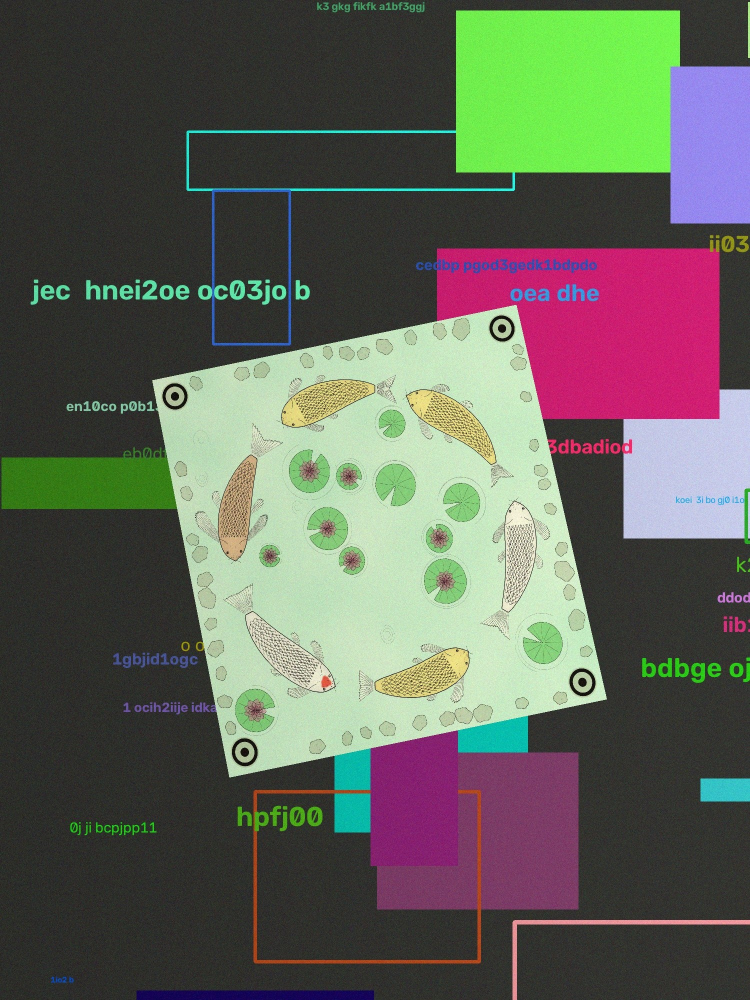
#> input picture android/fixtures/py_anchor_photo.jpg, 1500 x 2000 px (shown at 1/2 size); its folder holds only this picture in this run
$ python -i koi.py   (imports and definitions only)
#> lines starting #> are read from the running program, lines starting #| are printed output that depends on the picture; after the words box and inside, x2 and y2 are one past the last pixel; in counts of white or black regions, pixels touching at a corner belong together
### fish.py
"""Fishdraw-style plate: the payload lives in the shading hatches of the body scales.

Every coded scale carries a small group of hatch strokes on either its dorsal or its ventral
side; that choice is the bit. Both variants carry the same ink, so the drawing's tone is
untouched, and the decoder only compares local ink above vs below each scale centre.

Sync comes from the line work itself: the body outline, tail base, gill line and eye are
the only bold strokes, so keeping the darkest blurred strokes and filling what they enclose
gives the silhouette without the (thin-lined) fins. From it: nose, tail base, back vs belly,
then the scale grid in body coordinates (u: nose 0 -> tail 1, v: back -1 -> belly +1).
Per-column tracking on the scale outlines (identical in every scale, bit-free) then absorbs
perspective and paper curl.
"""
import numpy as np, cv2
from PIL import Image, ImageDraw, ImageFont
from scipy.ndimage import median_filter

W, H, SS = 1024, 640, 2
PAPER, INK = np.array([255., 250., 240.]), (24, 20, 18)  # floral white, near-black
BOLD, THIN = 3.6, 1.4  # the decoder tells silhouette lines from everything else by weight
# body shape ranges (the row schedule below is sized for the smallest body these allow)
L_RNG, HT_RNG, HB_RATIO, P_RNG = (660, 720), (165, 210), (.62, .8), (22, 32)
C_RNG, D_RNG, K_RNG = (.55, .75), (.6, .9), (.03, .07)
COLS, U0, U1 = 26, .25, .9    # coded scale columns span body fraction U0..U1
VM = .88                      # scales cover v in [-VM, VM]
DV_PX = 15                    # minimum scale height in px: below this the two hatch positions blur together
PEC_U, PEC_V = .37, .05       # scales under the pectoral fin (u < PEC_U, v > PEC_V) are hidden, not coded


def _profile(u, Hx, c, d, P, k):
    """Half-depth of the body: deepest forward of centre, pointed snout (k), tail stalk P."""
    u = np.clip(u, 0, 1)
    return Hx * np.sin(np.pi * u ** c) ** d * (1 - np.exp(-u / k)) + P * u ** 2


def _min_half(u):
    g = np.linspace(0, 1, 5)
    c, d = np.meshgrid(C_RNG[0] + g * np.ptp(C_RNG), D_RNG[0] + g * np.ptp(D_RNG))
    h = lambda Hx: min(_profile(u, Hx, ci, di, P_RNG[0], K_RNG[1]) for ci, di in zip(c.ravel(), d.ravel()))
    return (h(HT_RNG[0]) + h(HT_RNG[0] * HB_RATIO[0])) / 2


def _cells(cols):
    """(u, v, du, dv, col) of each scale in bit order: columns nose->tail, rows back->belly, odd columns staggered."""
    du = (U1 - U0) / COLS
    out = []
    for c in cols:
        n = int(2 * VM * _min_half(U0 + (c + .5) * du) / DV_PX - .5)
        dv = 2 * VM / (n + .5)
        out += [(U0 + (c + .5) * du, -VM + (j + .5 + .5 * (c % 2)) * dv, du, dv, c) for j in range(n)]
    return np.array(out)


_ALL = _cells(range(COLS))
_HID = (_ALL[:, 0] < PEC_U) & (_ALL[:, 1] > PEC_V)
CELLS = _ALL[~_HID]
EXTRA = np.vstack([_ALL[_HID], _cells(range(COLS, COLS + 3))])  # decorative: under the pectoral, near the tail
PAYLOAD_BYTES = 24
PARITY_BYTES = len(CELLS) // 8 - PAYLOAD_BYTES
CODE_BITS = len(CELLS) // 8 * 8  # leftover scales get filler bits


# [27 lines left out: functions _resample, _wobble, _smooth, not called in this run]


_SYL = ['pa', 'che', 'ri', 'cto', 'lu', 'mae', 'thy', 'gno', 'sca', 'pel', 'ori', 'chro', 'bra', 'sti', 'dae',
        'myx', 'lo', 'pho', 'ce', 'nu', 'ty', 'gra', 'phi', 'ae']


# [211 lines left out: functions _name, encode, _render, not called in this run]


# --- decoder -----------------------------------------------------------------------------

def _odd(k):
    return int(k) | 1


# [58 lines left out: functions _ink, _body, _frame, not called in this run]


# templates, in cell units relative to the scale centre: (du offsets, dv offsets), shape (curves, points)
_HT = np.radians(np.linspace(40, 80, 6))
_RR = np.repeat([.45, .6, .75], len(_HT))
HATCH = (np.broadcast_to(-.55 + _RR * np.cos(np.tile(_HT, 3)), (2, len(_RR))),
         np.array([[-1], [1]]) * .5 * _RR * np.sin(np.tile(_HT, 3)))  # dorsal group, ventral group
_AT = np.radians(np.linspace(-80, 80, 9))
ARC = ((-.55 + np.cos(_AT))[None], (.5 * np.sin(_AT))[None])  # the scale outline: same in every scale, bit-free
# local grid tracking per column: shift along u (x du), slant (x du per unit v), shift along v (x dv),
# stretch along v (x dv per unit v)
_COMBOS = np.stack(np.meshgrid(*[np.linspace(-r, r, n) for r, n in [(.35, 7), (.3, 5), (.25, 5), (.3, 5)]],
                               indexing='ij'), -1).reshape(-1, 4)
_COL = CELLS[:, 4].astype(int)
_STARTS = np.searchsorted(_COL, np.arange(COLS + 1))


# [37 lines left out: functions _sample, decode, not called in this run]


# [8 lines that do not run on import are left out]

### koi.py
"""Koi pond: a swirl of top-down koi, each carrying a chunk of the payload in its scale hatches.

Each koi is a curved version of fish.py's body: scales on a (u, v) grid laid along a bent spine
(u: nose 0 -> tail base 1, v: across the back -1 .. +1); the bit is which side of each scale its
hatch group sits on. The bold outline is the sync mark, as in fish.py. Fins, plants and ripples
are thin, and every wash (water, koi patches, lily pads) is a pale, high-value colour, so it
vanishes in the value channel (max of R, G, B) the decoder reads.

Payload: the harness's RS codeword (sized so one whole koi can be lost) is dealt round-robin
across NF koi. Each koi carries [0xA0 | index] + chunk + 4 inner RS bytes; the inner code tells
the decoder which way round a koi is (mirror) and which chunk it holds, and a koi that fails it
becomes a block of erasures for the outer code.
"""
import numpy as np, cv2
from PIL import Image, ImageDraw
from reedsolo import RSCodec, ReedSolomonError
from scipy.ndimage import median_filter, gaussian_filter1d
from fish import _wobble, _smooth, _odd, _COMBOS, ARC, HATCH

S, SS = 2400, 2
PAPER, INK = np.array([255., 250., 240.]), np.array([24., 20., 18.])
BOLD, THIN = 3.6, 1.3
NF = 6                         # koi in the pond
L_RNG, HW_RNG, P_RNG = (640, 700), (90, 110), (16, 22)
C_RNG, D_RNG, K_RNG = (.6, .75), (.6, .85), (.02, .04)
COLS, U0, U1 = 24, .22, .88    # coded scale columns span body fraction U0..U1
VM, DV_PX = .86, 15            # scales cover v in [-VM, VM]; minimum scale height in px


def _profile(u, Hw, c, d, P, k):
    """Half-width of a koi seen from above: broad shoulders, rounded snout (k), tail stalk P."""
    u = np.clip(u, 0, 1)
    return Hw * np.sin(np.pi * u ** c) ** d * (1 - np.exp(-u / k)) + P * u ** 2


def _min_half(u):
    g = np.linspace(0, 1, 5)
    c, d = np.meshgrid(C_RNG[0] + g * np.ptp(C_RNG), D_RNG[0] + g * np.ptp(D_RNG))
    return min(_profile(u, HW_RNG[0], ci, di, P_RNG[0], K_RNG[1]) for ci, di in zip(c.ravel(), d.ravel()))


def _cells(cols):
    """(u, v, du, dv, col) in bit order. Odd columns have one row fewer, offset half a row, so the
    layout is symmetric in v: a mirrored koi lands on the same grid."""
    du = (U1 - U0) / COLS
    out = []
    for c in cols:
        u = U0 + (c + .5) * du
        n0 = max(2, int(2 * VM * _min_half(u) / DV_PX))
        dv, n = 2 * VM / n0, n0 - c % 2
        out += [(u, (j - (n - 1) / 2) * dv, du, dv, c) for j in range(n)]
    return np.array(out)


CELLS = _cells(range(COLS))
EXTRA = _cells(range(COLS, COLS + 2))  # decorative scales toward the tail, not read
#> further down, picture is the input picture: shape (2000, 1500, 3); mean B, G, R 87.9, 98.7, 96
FISH_BITS = len(CELLS) // 8 * 8
CHUNK = FISH_BITS // 8 - 5            # per-koi bytes after the index byte and 4 inner parity bytes
PAYLOAD_BYTES, PARITY_BYTES = (NF - 1) * CHUNK, CHUNK  # outer code survives losing any one koi
# [1 line that did not run here, left out]
_COL = CELLS[:, 4].astype(int)
_STARTS = np.searchsorted(_COL, np.arange(COLS + 1))
_KEY = {(int(c), round(v, 6)): i for i, (u, v, du, dv, c) in enumerate(CELLS)}
MIRROR = np.array([_KEY[(int(c), round(-v, 6))] for u, v, du, dv, c in CELLS])  # cell <-> its mirror twin


def _hsv(h, s, v):
    import colorsys
    return np.array(colorsys.hsv_to_rgb(h % 1, s, v)) * 255


# [323 lines left out: functions _koi, encode, _render, not called in this run]


# --- decoder -----------------------------------------------------------------------------

def _ink(img):
    v = img.max(2).astype(np.float32) + 1  # value channel: pale colour washes all but vanish
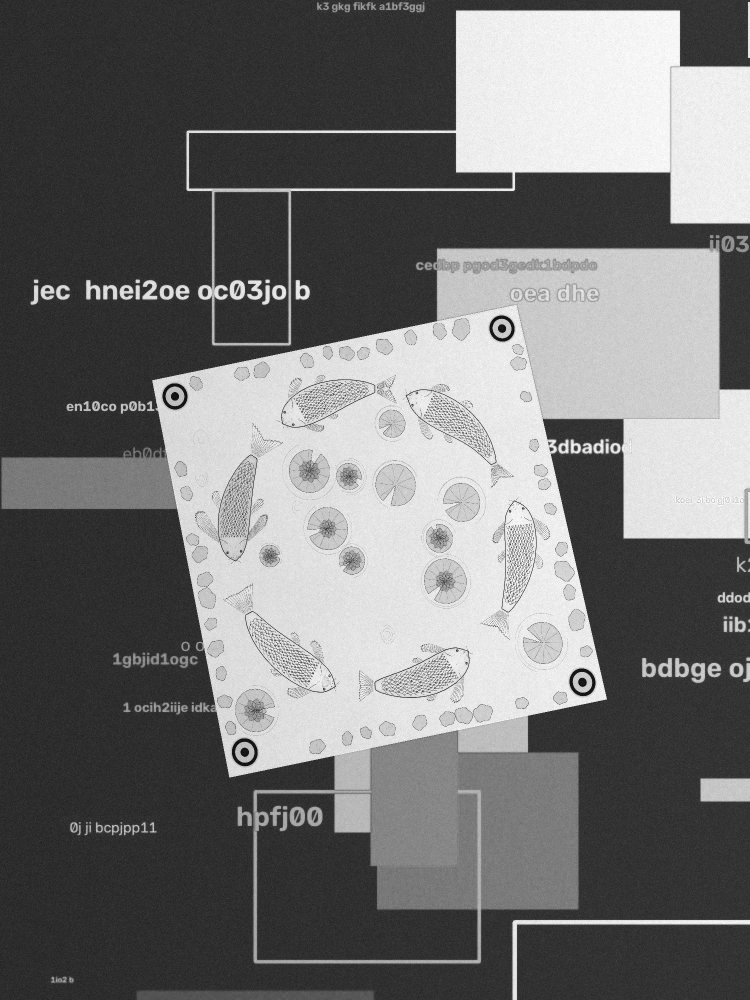
#> v: shape (2000, 1500) float32 (shown at 1/2 size); min 2, max 256, mean 115.9; drawn with min black and max white
    k = _odd(max(7, min(v.shape) // 80))
#> k = 19
    return np.clip(1 - v / cv2.morphologyEx(v, cv2.MORPH_CLOSE, np.ones((k, k), np.uint8)), 0, 1)
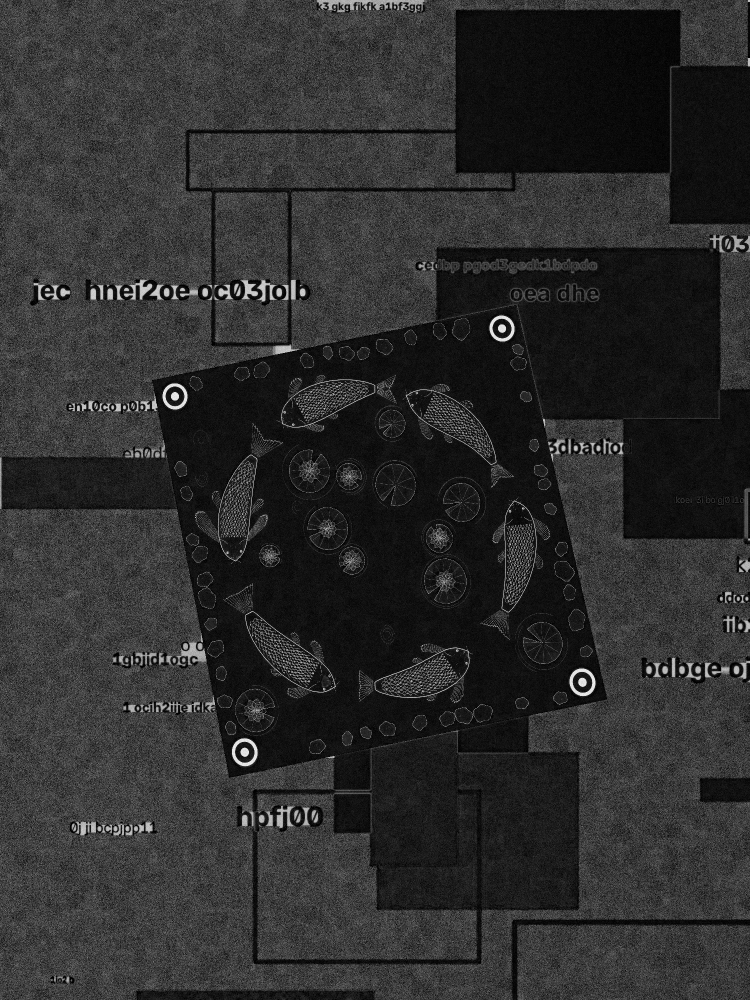
#> returned value: shape (2000, 1500) float32 (shown at 1/2 size); min 0, max 0.991, mean 0.181


def _koi_masks(ink):
    """Bold strokes -> filled silhouettes, one per koi."""
    h, w = ink.shape
#> h = 2000; w = 1500
    # erase strokes clearly thinner than the bold outline (any number of them) before judging boldness;
    # sized from the drawing itself (99th-percentile stroke half-width), not the canvas
    dt = cv2.distanceTransform((ink > .5).astype(np.uint8), cv2.DIST_L2, 3)
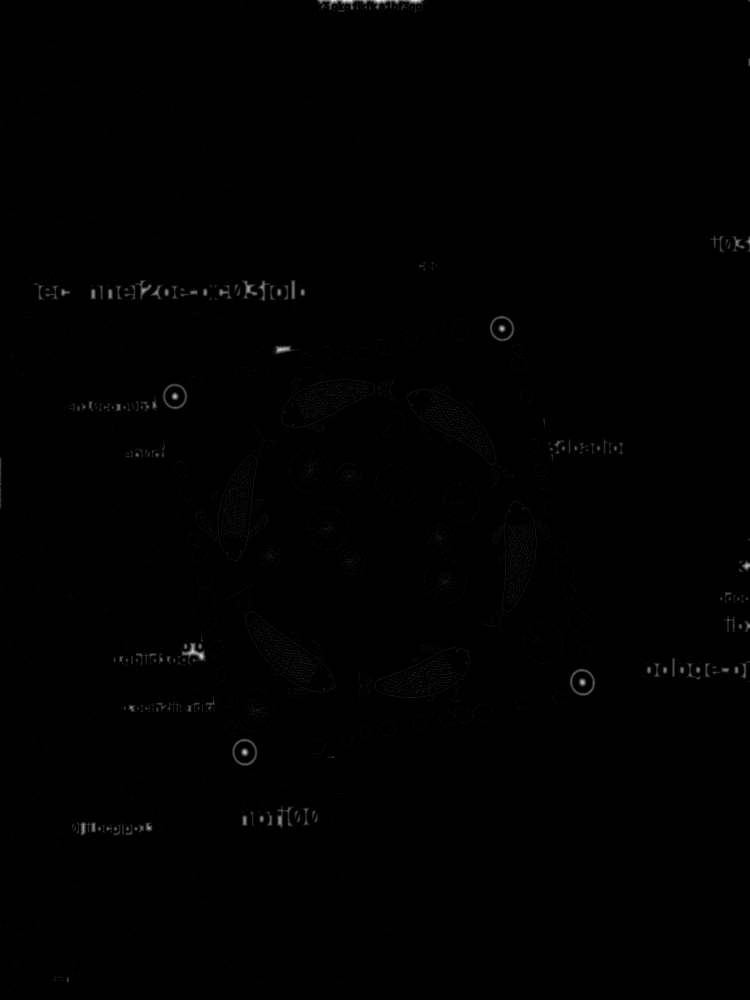
#> dt: shape (2000, 1500) float32 (shown at 1/2 size); min 0, max 9.71, mean 0.031; drawn with min black and max white
    ko = min(8, int(1.6 * np.percentile(dt[dt > 0], 99))) if (dt > 0).any() else 0  # cap: smeared borders
#> ko = 8
    if ko >= 2:
        ink = cv2.morphologyEx(ink, cv2.MORPH_OPEN, cv2.getStructuringElement(cv2.MORPH_ELLIPSE, (ko,) * 2))
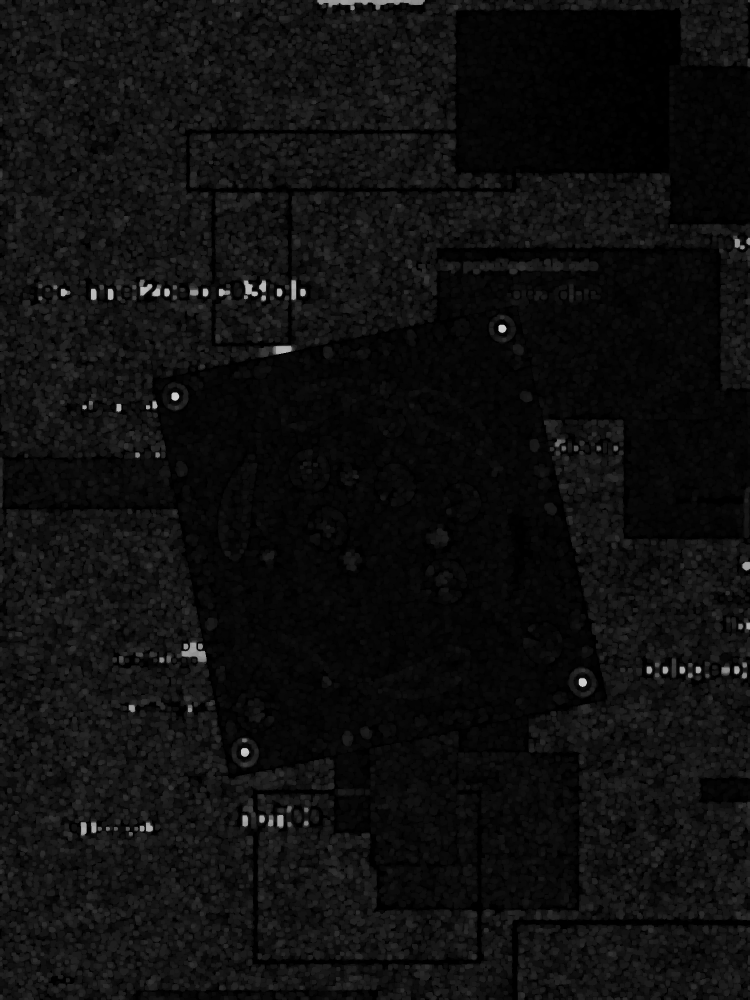
#> ink: shape (2000, 1500) float32 (shown at 1/2 size); min 0, max 0.825, mean 0.059
    b = cv2.GaussianBlur(ink, (0, 0), max(1., min(h, w) / 1500))
    bold = (b > .5 * np.percentile(b, 99.7)).astype(np.uint8)
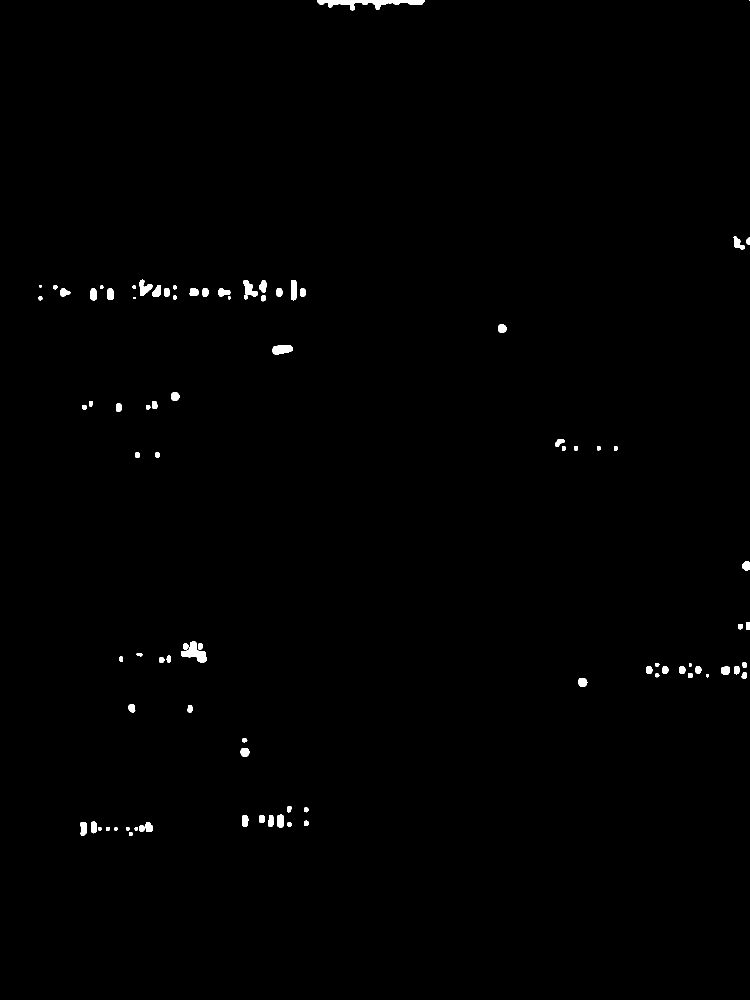
#> bold: shape (2000, 1500) (shown at 1/2 size); values 0 (black) and 1 (white), 0.54% white; 89 white regions (2 under 20 px), largest, box (x1, y1, x2, y2) and area: (634, 0, 850, 21) 2001, (362, 1283, 413, 1325) 1032, (545, 691, 586, 709) 602
    k = _odd(max(3, min(h, w) // 600))
#> k = 3
    bold = cv2.morphologyEx(bold, cv2.MORPH_CLOSE, cv2.getStructuringElement(cv2.MORPH_ELLIPSE, (k, k)))
#> bold: shape (2000, 1500); values 0 (black) and 1 (white), 0.54% white; 88 white regions (2 under 20 px), largest, box (x1, y1, x2, y2) and area: (634, 0, 850, 21) 2004, (362, 1283, 413, 1325) 1032, (545, 691, 586, 709) 602
    _, lab = cv2.connectedComponents(1 - bold, connectivity=4)
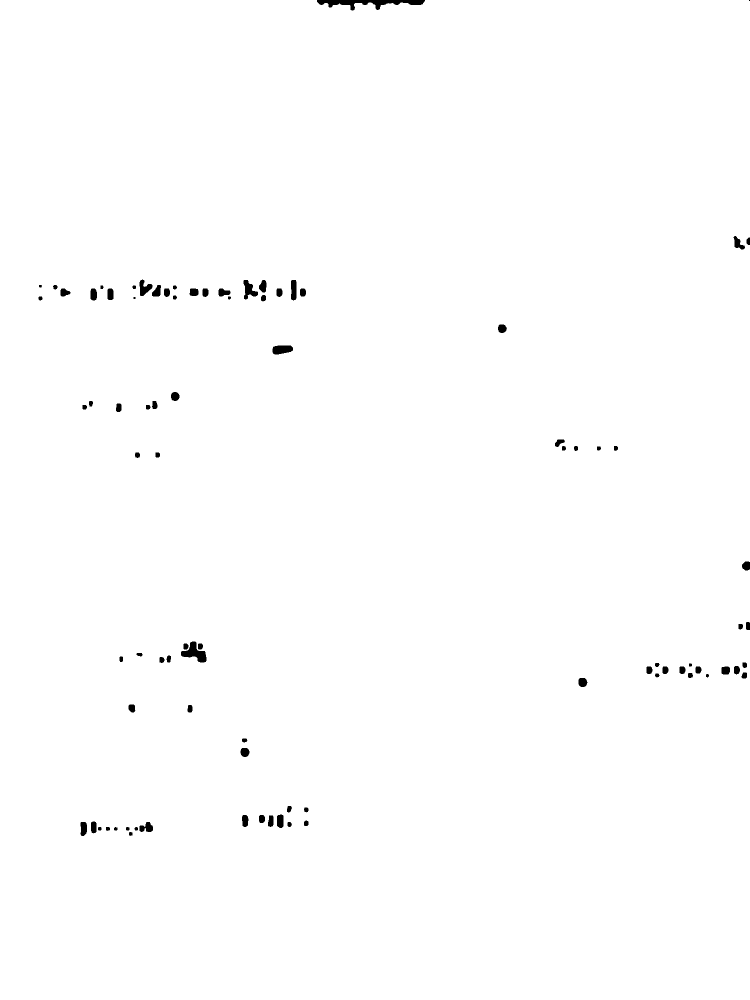
#> lab: shape (2000, 1500) int32 (shown at 1/2 size); values 0 (black) and 1 (white), 99.5% white; 88 black regions (2 under 20 px), largest, box (x1, y1, x2, y2) and area: (634, 0, 850, 21) 2004, (362, 1283, 413, 1325) 1032, (545, 691, 586, 709) 602
    border = np.unique(np.concatenate([lab[0], lab[-1], lab[:, 0], lab[:, -1]]))
#> border = [0, 1]
    raw = (bold | ~np.isin(lab, border)).astype(np.uint8)
    disk = cv2.getStructuringElement(cv2.MORPH_ELLIPSE, (2 * k + 1,) * 2)
    m = cv2.morphologyEx(raw, cv2.MORPH_OPEN, disk)  # opening only decides what's a koi ...
#> m: shape (2000, 1500); values 0 (black) and 1 (white), 0.51% white; 81 white regions, largest, box (x1, y1, x2, y2) and area: (634, 0, 850, 21) 1986, (362, 1283, 413, 1325) 1023, (545, 691, 586, 709) 598
    n, lab, st, _ = cv2.connectedComponentsWithStats(m, connectivity=4)
#> lab: shape (2000, 1500) int32; 82 distinct labels, from 0 to 81
#> n = 82; st = 82 rows, first 6: [0, 0, 1500, 2000, 2984767], [634, 0, 216, 21, 1986], [1468, 474, 22, 25, 287], [1493, 475, 7, 15, 87], [279, 559, 26, 33, 469], [487, 560, 29, 39, 571]
    if n < 2:
        return []
    # a koi never touches the frame; anything that does is border smear or clutter
    inner = (st[1:, 0] > 0) & (st[1:, 1] > 0) & (st[1:, 0] + st[1:, 2] < w) & (st[1:, 1] + st[1:, 3] < h)
    areas = st[1:, cv2.CC_STAT_AREA] * inner
#> areas = 81 values, max 1023 at index 41, min 0 at index 0, mean 158.1
    if areas.max() == 0:
        return []
    # ... the shape comes from the unopened mask just around it (2px): snout tip back, but nothing
    # that merely touches the body (JPEG ringing can make tail-ray roots read bold)
    return [raw & cv2.dilate((lab == i + 1).astype(np.uint8), np.ones((5, 5), np.uint8))
            for i in np.nonzero(areas > max(.35 * areas.max(), 1e-3 * h * w))[0]]


# [103 lines left out: functions _resample_n, _spine, _frame, _sample, _read_koi, not called in this run]


def decode(img):
    ink = _ink(img)
    masks = _koi_masks(ink)
#> masks = []
    if not masks:
        return None
    ink = cv2.GaussianBlur(ink, (0, 0), max(.7, .05 * CELLS[0, 2] * np.mean(L_RNG) * np.sqrt(ink.size) / S))
    chunks = {}
    for m in masks:
        res = _read_koi(ink, m)
        if res is not None:
            chunks.setdefault(res[0], res[1])
    if not chunks:
        return None
    out, erased = np.zeros(NF * CHUNK, np.uint8), []
    for f in range(NF):
        if f in chunks:
            out[f::NF] = chunks[f]
        else:
            erased += list(range(f, NF * CHUNK, NF))
    return np.unpackbits(out), erased


# [13 lines not run here, left out]

>>> import cv2
>>> picture = cv2.imread('android/fixtures/py_anchor_photo.jpg')
>>> result = decode(picture)
